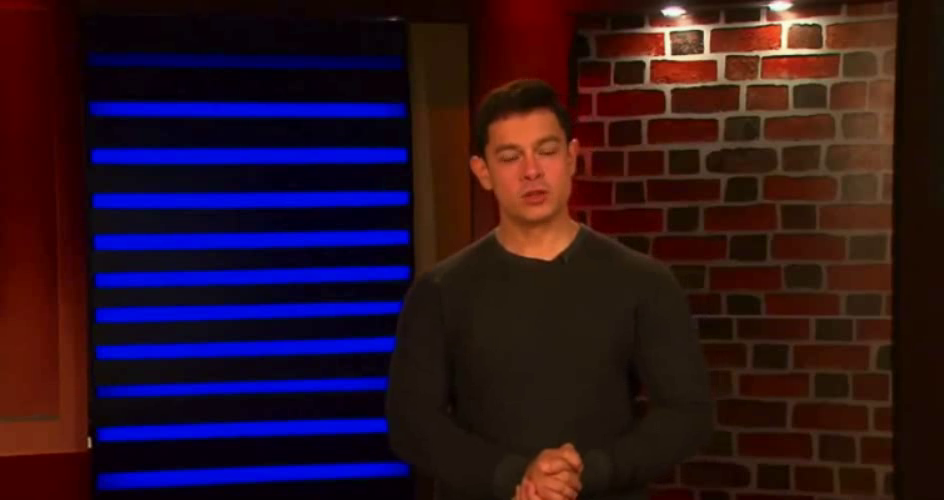
#> input picture frame 46 of examples/id0_id1_0000.mp4, 944 x 500 px
$ python facedetect.py
#> lines starting #> are read from the running program, lines starting #| are printed output that depends on the picture
# -*- coding: utf-8 -*-
"""FaceDetect.ipynb

Automatically generated by Colab.

Original file is located at
    https://colab.research.google.com/drive/1AE-Az8LqN8HPgzT0xODYS5nNDPcI8vKg
"""

import cv2
import os

def extract_faces_from_video(video_path, output_dir, frame_count):
    # Tạo thư mục output nếu chưa tồn tại
#> called with video_path = 'id0_id1_0000.mp4', output_dir = 'output_faces', frame_count = 50
    os.makedirs(output_dir, exist_ok=True)

    # Khởi tạo bộ phát hiện khuôn mặt
    face_cascade = cv2.CascadeClassifier(cv2.data.haarcascades + 'haarcascade_frontalface_default.xml')

    # Đọc video
    cap = cv2.VideoCapture(video_path)
    total_frames = int(cap.get(cv2.CAP_PROP_FRAME_COUNT))
    frame_step = max(1, total_frames // frame_count)

    frame_index = 0
    saved_faces = 0

    while cap.isOpened():
        ret, frame = cap.read()
#> frame is the input picture: shape (500, 944, 3); mean B, G, R 34.5, 19.3, 42.4
        if not ret:
            break

        if frame_index % frame_step == 0:
            # chuyển sang màu xám để tăng độ chính xác
            gray = cv2.cvtColor(frame, cv2.COLOR_BGR2GRAY)
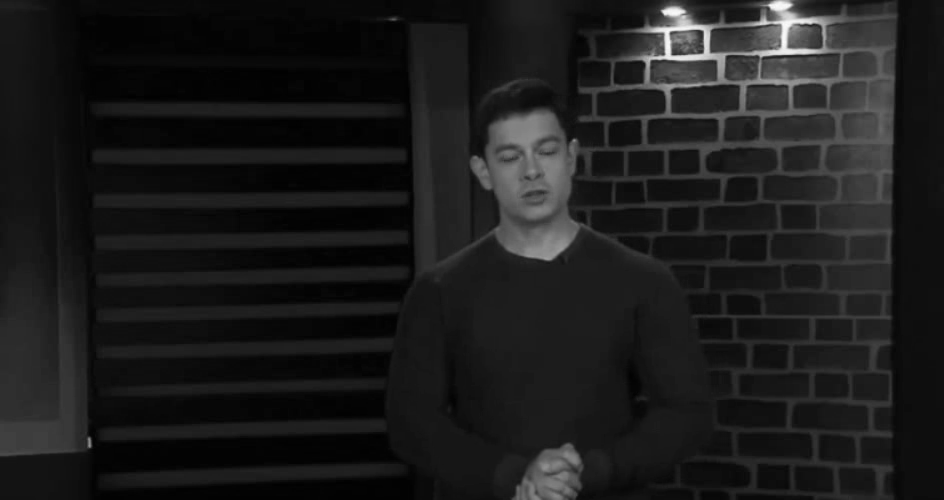
#> gray: shape (500, 944); min 1, max 251, mean 27.9
            # phát hiện face
            faces = face_cascade.detectMultiScale(gray, scaleFactor=1.1, minNeighbors=5, minSize=(30, 30))
#> faces = [[476, 112, 107, 107]]

            for i, (x, y, w, h) in enumerate(faces):
                face = frame[y:y+h, x:x+w]
                face_filename = os.path.join(output_dir, f"frame_{frame_index}_face_{i}.jpg")
                cv2.imwrite(face_filename, face)
                saved_faces += 1
#> this loop made 1 pass
#> (x, y, w, h, saved_faces) on pass 1: (476, 112, 107, 107, 1)
#> pass 1, in extract_faces_from_video, `face = frame[y:y+h, x:x+w]`:
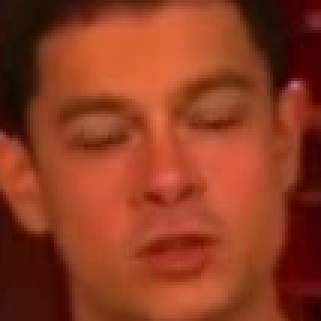
#> face: shape (107, 107, 3) (shown 3 times larger); mean B, G, R 32.5, 59.7, 142.4
#> after the loop, saved_faces = 1

        frame_index += 1

    cap.release()
    print(f"Đã lưu {saved_faces} khuôn mặt vào thư mục '{output_dir}'")

video_path = "id0_id1_0000.mp4"              # Thay bằng đường dẫn tới video
output_dir = "output_faces"           # Thư mục để lưu khuôn mặt
max_frame = 50
extract_faces_from_video(video_path, output_dir, max_frame)

$ run again, starting later in the video
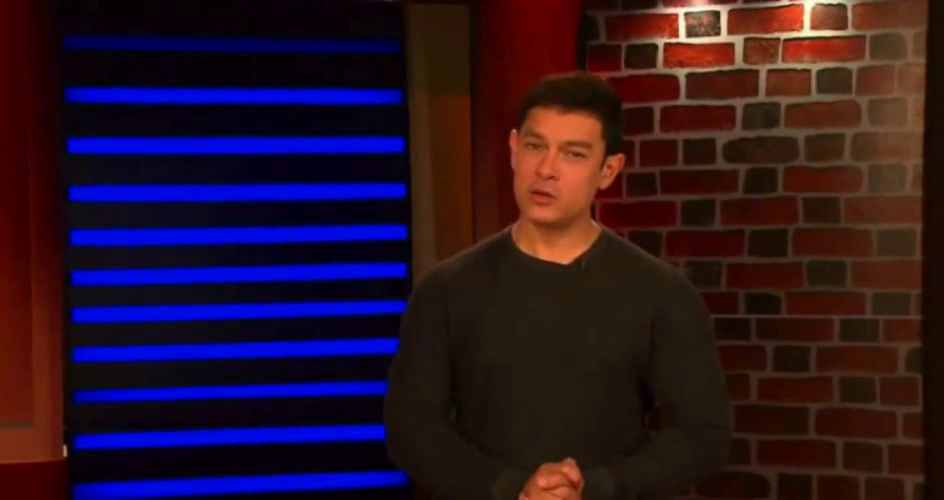
#> input picture frame 211 of examples/id0_id1_0000.mp4, 944 x 500 px
#> in extract_faces_from_video, frame is the input picture: shape (500, 944, 3); mean B, G, R 38.5, 20.1, 41.9
#> in extract_faces_from_video, `gray = cv2.cvtColor(frame, cv2.COLOR_BGR2GRAY)`:
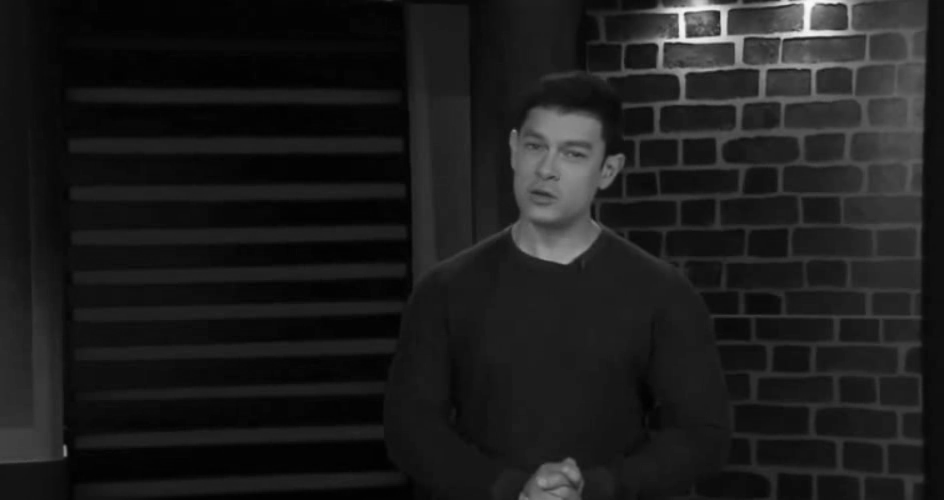
#> gray: shape (500, 944); min 1, max 250, mean 28.7
#> faces = [[498, 108, 107, 107]]
#> the loop in extract_faces_from_video, `for i, (x, y, w, h) in enumerate(faces):` made 1 pass
#> (x, y, w, h, saved_faces) on pass 1: (498, 108, 107, 107, 1)
#> pass 1, in extract_faces_from_video, `face = frame[y:y+h, x:x+w]`:
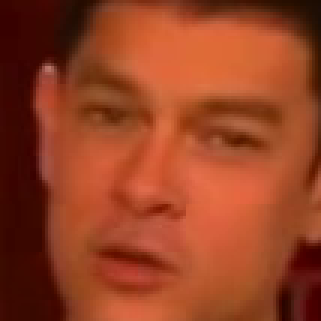
#> face: shape (107, 107, 3) (shown 3 times larger); mean B, G, R 35.3, 64.7, 149.3
#> after the loop in extract_faces_from_video, `for i, (x, y, w, h) in enumerate(faces):`: saved_faces = 1

$ run again, starting later in the video
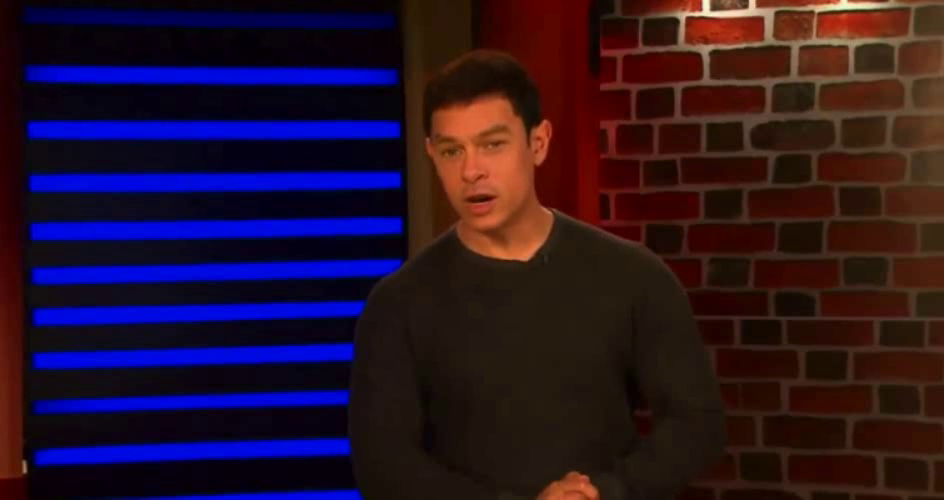
#> input picture frame 375 of examples/id0_id1_0000.mp4, 944 x 500 px
#> in extract_faces_from_video, frame is the input picture: shape (500, 944, 3); mean B, G, R 40.3, 18.9, 39.2
#> in extract_faces_from_video, `gray = cv2.cvtColor(frame, cv2.COLOR_BGR2GRAY)`:
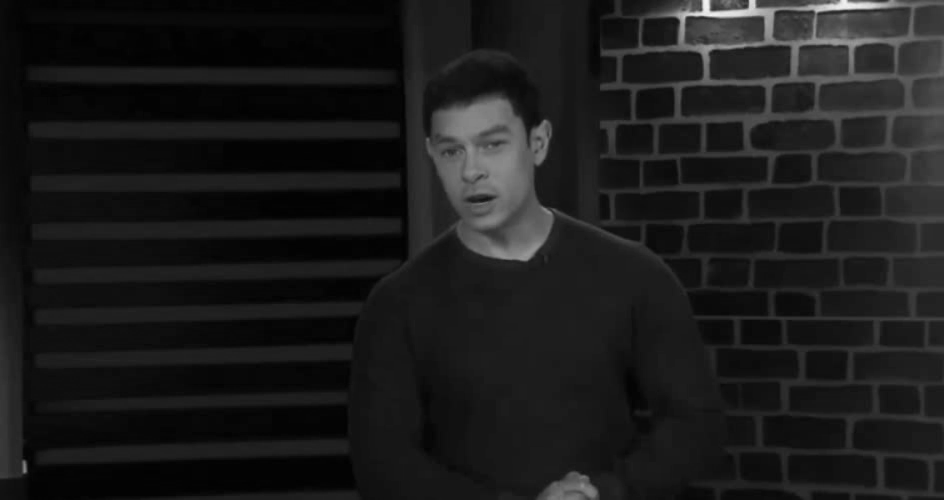
#> gray: shape (500, 944); min 1, max 244, mean 27.4
#> faces = [[415, 101, 117, 117]]
#> the loop in extract_faces_from_video, `for i, (x, y, w, h) in enumerate(faces):` made 1 pass
#> (x, y, w, h, saved_faces) on pass 1: (415, 101, 117, 117, 1)
#> pass 1, in extract_faces_from_video, `face = frame[y:y+h, x:x+w]`:
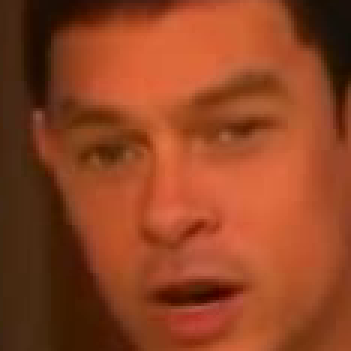
#> face: shape (117, 117, 3) (shown 3 times larger); mean B, G, R 34.6, 67.1, 143.8
#> after the loop in extract_faces_from_video, `for i, (x, y, w, h) in enumerate(faces):`: saved_faces = 1
